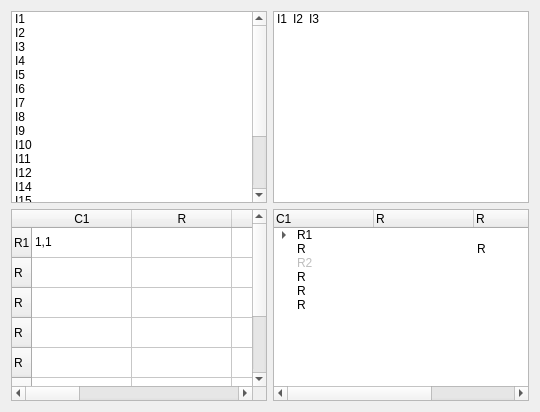
         <widget class="QWidget" name="tab_2">
          <attribute name="title">
           <string notr="true">DataView</string>
          </attribute>
          <layout class="QGridLayout" name="gridLayout_2">
           <item row="0" column="0">
            <widget class="QListWidget" name="listWidget">
             <item>
              <property name="text">
               <string notr="true">I1</string>
              </property>
              <property name="icon">
               <iconset resource="../../qsseditor.qrc">
                <normaloff>:/images/battery.png</normaloff>:/images/battery.png</iconset>
              </property>
             </item>
             <item>
              <property name="text">
               <string notr="true">I2</string>
              </property>
              <property name="icon">
               <iconset resource="../../qsseditor.qrc">
                <normaloff>:/images/image-sunset.png</normaloff>:/images/image-sunset.png</iconset>
              </property>
             </item>
             <item>
              <property name="text">
               <string notr="true">I3</string>
              </property>
              <property name="icon">
               <iconset resource="../../qsseditor.qrc">
                <normaloff>:/images/user.png</normaloff>:/images/user.png</iconset>
              </property>
             </item>
             <item>
              <property name="text">
               <string notr="true">I4</string>
              </property>
             </item>
             <item>
              <property name="text">
               <string notr="true">I5</string>
              </property>
             </item>
             <item>
              <property name="text">
               <string notr="true">I6</string>
              </property>
             </item>
             <item>
              <property name="text">
               <string notr="true">I7</string>
              </property>
             </item>
             <item>
              <property name="text">
               <string notr="true">I8</string>
              </property>
             </item>
             <item>
              <property name="text">
               <string notr="true">I9</string>
              </property>
             </item>
             <item>
              <property name="text">
               <string notr="true">I10</string>
              </property>
             </item>
             <item>
              <property name="text">
               <string notr="true">I11</string>
              </property>
             </item>
             <item>
              <property name="text">
               <string notr="true">I12</string>
              </property>
             </item>
             <item>
              <property name="text">
               <string notr="true">I14</string>
              </property>
             </item>
             <item>
              <property name="text">
               <string notr="true">I15</string>
              </property>
             </item>
             <item>
              <property name="text">
               <string notr="true">I16</string>
              </property>
             </item>
             <item>
              <property name="text">
               <string notr="true">I17</string>
              </property>
             </item>
             <item>
              <property name="text">
               <string notr="true">I18</string>
              </property>
             </item>
             <item>
              <property name="text">
               <string notr="true">I19</string>
              </property>
             </item>
             <item>
              <property name="text">
               <string notr="true">I20</string>
              </property>
             </item>
            </widget>
           </item>
           <item row="0" column="1">
            <widget class="QListWidget" name="listWidgetIcons">
             <property name="flow">
              <enum>QListView::LeftToRight</enum>
             </property>
             <property name="viewMode">
              <enum>QListView::IconMode</enum>
             </property>
             <item>
              <property name="text">
               <string notr="true">I1</string>
              </property>
              <property name="icon">
               <iconset resource="../../qsseditor.qrc">
                <normaloff>:/images/battery.png</normaloff>:/images/battery.png</iconset>
              </property>
             </item>
             <item>
              <property name="text">
               <string notr="true">I2</string>
              </property>
              <property name="icon">
               <iconset resource="../../qsseditor.qrc">
                <normaloff>:/images/image-sunset.png</normaloff>:/images/image-sunset.png</iconset>
              </property>
             </item>
             <item>
              <property name="text">
               <string notr="true">I3</string>
              </property>
              <property name="icon">
               <iconset resource="../../qsseditor.qrc">
                <normaloff>:/images/user.png</normaloff>:/images/user.png</iconset>
              </property>
             </item>
            </widget>
           </item>
           <item row="1" column="0">
            <widget class="QTableWidget" name="table">
             <property name="sortingEnabled">
              <bool>true</bool>
             </property>
             <attribute name="horizontalHeaderShowSortIndicator" stdset="0">
              <bool>true</bool>
             </attribute>
             <attribute name="verticalHeaderShowSortIndicator" stdset="0">
              <bool>true</bool>
             </attribute>
             <row>
              <property name="text">
               <string notr="true">R1</string>
              </property>
             </row>
             <row>
              <property name="text">
               <string>R</string>
              </property>
             </row>
             <row>
              <property name="text">
               <string>R</string>
              </property>
             </row>
             <row>
              <property name="text">
               <string>R</string>
              </property>
             </row>
             <row>
              <property name="text">
               <string>R</string>
              </property>
             </row>
             <row>
              <property name="text">
               <string>R</string>
              </property>
             </row>
             <row>
              <property name="text">
               <string notr="true">R2</string>
              </property>
             </row>
             <row>
              <property name="text">
               <string notr="true">R3</string>
              </property>
             </row>
             <column>
              <property name="text">
               <string notr="true">C1</string>
              </property>
             </column>
             <column>
              <property name="text">
               <string>R</string>
              </property>
             </column>
             <column>
              <property name="text">
               <string>C</string>
              </property>
             </column>
             <column>
              <property name="text">
               <string>C</string>
              </property>
             </column>
             <column>
              <property name="text">
               <string>C</string>
              </property>
             </column>
             <column>
              <property name="text">
               <string>C</string>
              </property>
             </column>
             <column>
              <property name="text">
               <string>C</string>
              </property>
             </column>
             <column>
              <property name="text">
               <string notr="true">C2</string>
              </property>
             </column>
             <item row="0" column="0">
              <property name="text">
               <string notr="true">1,1</string>
              </property>
             </item>
             <item row="0" column="7">
              <property name="text">
               <string notr="true">1,2</string>
              </property>
             </item>
             <item row="6" column="0">
              <property name="text">
               <string notr="true">2,1</string>
              </property>
             </item>
             <item row="6" column="7">
              <property name="text">
               <string notr="true">2,2</string>
              </property>
             </item>
             <item row="7" column="0">
              <property name="text">
               <string notr="true">3,1</string>
              </property>
              <property name="flags">
               <set>ItemIsSelectable|ItemIsDragEnabled|ItemIsUserCheckable</set>
              </property>
             </item>
             <item row="7" column="7">
              <property name="text">
               <string notr="true">2,3</string>
              </property>
              <property name="flags">
               <set>ItemIsSelectable|ItemIsDragEnabled|ItemIsUserCheckable</set>
              </property>
             </item>
            </widget>
           </item>
           <item row="1" column="1">
            <widget class="QTreeWidget" name="tree">
             <property name="allColumnsShowFocus">
              <bool>true</bool>
             </property>
             <attribute name="headerShowSortIndicator" stdset="0">
              <bool>true</bool>
             </attribute>
             <column>
              <property name="text">
               <string notr="true">C1</string>
              </property>
             </column>
             <column>
              <property name="text">
               <string>R</string>
              </property>
             </column>
             <column>
              <property name="text">
               <string>R</string>
              </property>
             </column>
             <column>
              <property name="text">
               <string notr="true">C2</string>
              </property>
             </column>
             <item>
              <property name="text">
               <string notr="true">R1</string>
              </property>
              <property name="text">
               <string/>
              </property>
              <property name="text">
               <string/>
              </property>
              <property name="text">
               <string notr="true"/>
              </property>
              <item>
               <property name="text">
                <string notr="true">C1</string>
               </property>
               <property name="checkState">
                <enum>Checked</enum>
               </property>
               <property name="text">
                <string/>
               </property>
               <property name="text">
                <string/>
               </property>
               <property name="text">
                <string notr="true">X1</string>
               </property>
               <property name="checkState">
                <enum>Checked</enum>
               </property>
              </item>
              <item>
               <property name="text">
                <string notr="true">C2</string>
               </property>
               <property name="checkState">
                <enum>PartiallyChecked</enum>
               </property>
               <property name="text">
                <string/>
               </property>
               <property name="text">
                <string/>
               </property>
               <property name="text">
                <string notr="true">X2</string>
               </property>
               <property name="checkState">
                <enum>PartiallyChecked</enum>
               </property>
              </item>
              <item>
               <property name="text">
                <string notr="true">C3</string>
               </property>
               <property name="text">
                <string/>
               </property>
               <property name="text">
                <string/>
               </property>
               <property name="text">
                <string notr="true">X3</string>
               </property>
               <property name="flags">
                <set>ItemIsSelectable|ItemIsDragEnabled|ItemIsUserCheckable</set>
               </property>
              </item>
             </item>
             <item>
              <property name="text">
               <string>R</string>
              </property>
              <property name="text">
               <string/>
              </property>
              <property name="text">
               <string>R</string>
              </property>
             </item>
             <item>
              <property name="text">
               <string notr="true">R2</string>
              </property>
              <property name="text">
               <string/>
              </property>
              <property name="text">
               <string/>
              </property>
              <property name="text">
               <string/>
              </property>
              <property name="flags">
               <set>ItemIsSelectable|ItemIsDragEnabled|ItemIsUserCheckable</set>
              </property>
             </item>
             <item>
              <property name="text">
               <string>R</string>
              </property>
             </item>
             <item>
              <property name="text">
               <string>R</string>
              </property>
             </item>
             <item>
              <property name="text">
               <string>R</string>
              </property>
             </item>
            </widget>
           </item>
          </layout>
         </widget>
